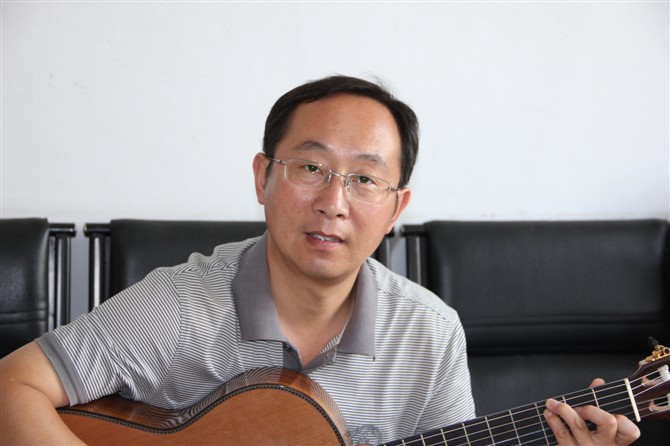
#> input picture 1.jpg, 670 x 446 px, found by its file name
$ python test1.py
#> lines starting #> are read from the running program, lines starting #| are printed output that depends on the picture
#> further down, image is the input picture: shape (446, 670, 3); mean B, G, R 154.1, 154.1, 161.4
import cv2
import numpy as np

def apply_smooth_skin(image_path):
#> called with image_path = 'D:\\code\\python\\face\\1.jpg'
    image = cv2.imread(image_path)
    # 高斯模糊
    smoothed = cv2.GaussianBlur(image, (15, 15), 0)
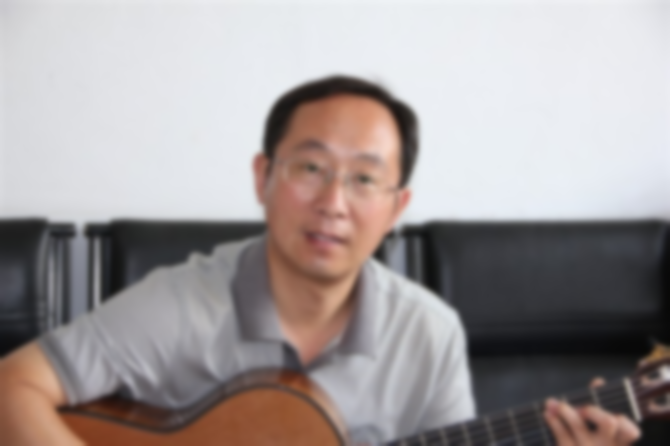
#> smoothed: shape (446, 670, 3); mean B, G, R 154.1, 154.1, 161.4
    # 双边滤波
    bilateral = cv2.bilateralFilter(image, 15, 75, 75)
    # 将高斯模糊和双边滤波结果融合
    smooth_skin = cv2.addWeighted(smoothed, 0.5, bilateral, 0.5, 0)
    return smooth_skin

# 测试函数
path = "D:\\code\\python\\face\\1.jpg"
# display the image
image = cv2.imread(path)
cv2.imshow('image', image)
smooth_skin_image = apply_smooth_skin(path)
cv2.imwrite('D:\\code\\python\\face\\smooth_skin_image.jpg', smooth_skin_image)
cv2.imshow('smooth_skin_image', smooth_skin_image)
cv2.waitKey(0)
